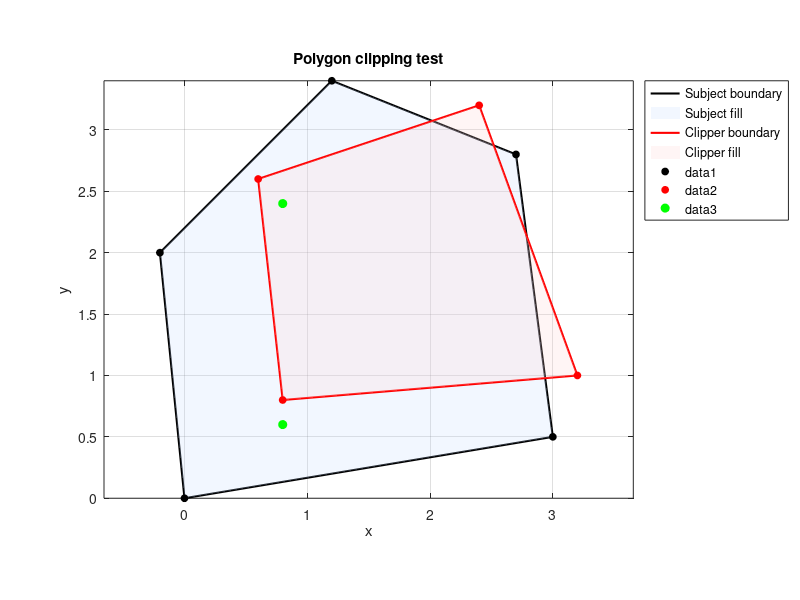

Recreate this plot in MATLAB.
function testClipPolygon()
% TESTCLIPPOLYGONMEX
% Simple graphical test for a polygon clipping MEX.
%
% Assumptions:
%   clip = clipPolygon(polySubject, polyClipper)
%
% Input polygons:
%   - Nx2 and Mx2 arrays
%   - vertices ordered consistently (CW or CCW)
%
% Output:
%   - Kx2 clipped polygon
%
% The script:
%   1) defines two test polygons
%   2) calls the clipping MEX
%   3) plots subject, clipper, and filled clipped region

clc;
close all;

% -------------------------------------------------------------------------
% Test polygons
% -------------------------------------------------------------------------
% Subject polygon
poly1 = [
    0.0 0.0
    3.0 0.5
    2.7 2.8
    1.2 3.4
   -0.2 2.0
];

% Clipper polygon
poly2 = [
    0.8 0.8
    3.2 1.0
    2.4 3.2
    0.6 2.6
];

% -------------------------------------------------------------------------
% Call clipping mex
% -------------------------------------------------------------------------
clip = clipPolygon(poly1, poly2);

% -------------------------------------------------------------------------
% Plot
% -------------------------------------------------------------------------
figure('Color','w');
hold on;
axis equal;
grid on;
box on;

title('Polygon clipping test');
xlabel('x');
ylabel('y');

% Plot subject polygon
plotClosedPolygon(poly1, 'k-', 1.5);
patch(poly1(:,1), poly1(:,2), [0.75 0.85 1.00], ...
    'FaceAlpha', 0.20, 'EdgeColor', 'none');

% Plot clipper polygon
plotClosedPolygon(poly2, 'r-', 1.5);
patch(poly2(:,1), poly2(:,2), [1.00 0.80 0.80], ...
    'FaceAlpha', 0.20, 'EdgeColor', 'none');

% Plot clipped polygon
if ~isempty(clip) && size(clip,1) >= 3
    clip = orderPointsCCW(clip);
    patch(clip(:,1), clip(:,2), [0.20 0.70 0.30], ...
        'FaceAlpha', 0.65, 'EdgeColor', 'g', 'LineWidth', 2.0);
    plotClosedPolygon(clip, 'g-', 2.0);
else
    disp('No clipped polygon returned, or fewer than 3 vertices.');
end

legend({'Subject boundary', 'Subject fill', ...
        'Clipper boundary', 'Clipper fill', ...
        'Clipped fill', 'Clipped boundary'}, ...
        'Location','bestoutside');

% Vertex markers
plot(poly1(:,1), poly1(:,2), 'ko', 'MarkerFaceColor', 'k', 'MarkerSize', 5);
plot(poly2(:,1), poly2(:,2), 'ro', 'MarkerFaceColor', 'r', 'MarkerSize', 5);

if ~isempty(clip)
    plot(clip(:,1), clip(:,2), 'go', 'MarkerFaceColor', 'g', 'MarkerSize', 6);
end

hold off;

% -------------------------------------------------------------------------
% Print result
% -------------------------------------------------------------------------
disp('Subject polygon:');
disp(poly1);

disp('Clipper polygon:');
disp(poly2);

disp('Clipped polygon:');
disp(clip);

end


function plotClosedPolygon(P, lineSpec, lw)
% Plot polygon boundary closed
Q = [P; P(1,:)];
plot(Q(:,1), Q(:,2), lineSpec, 'LineWidth', lw);
end
